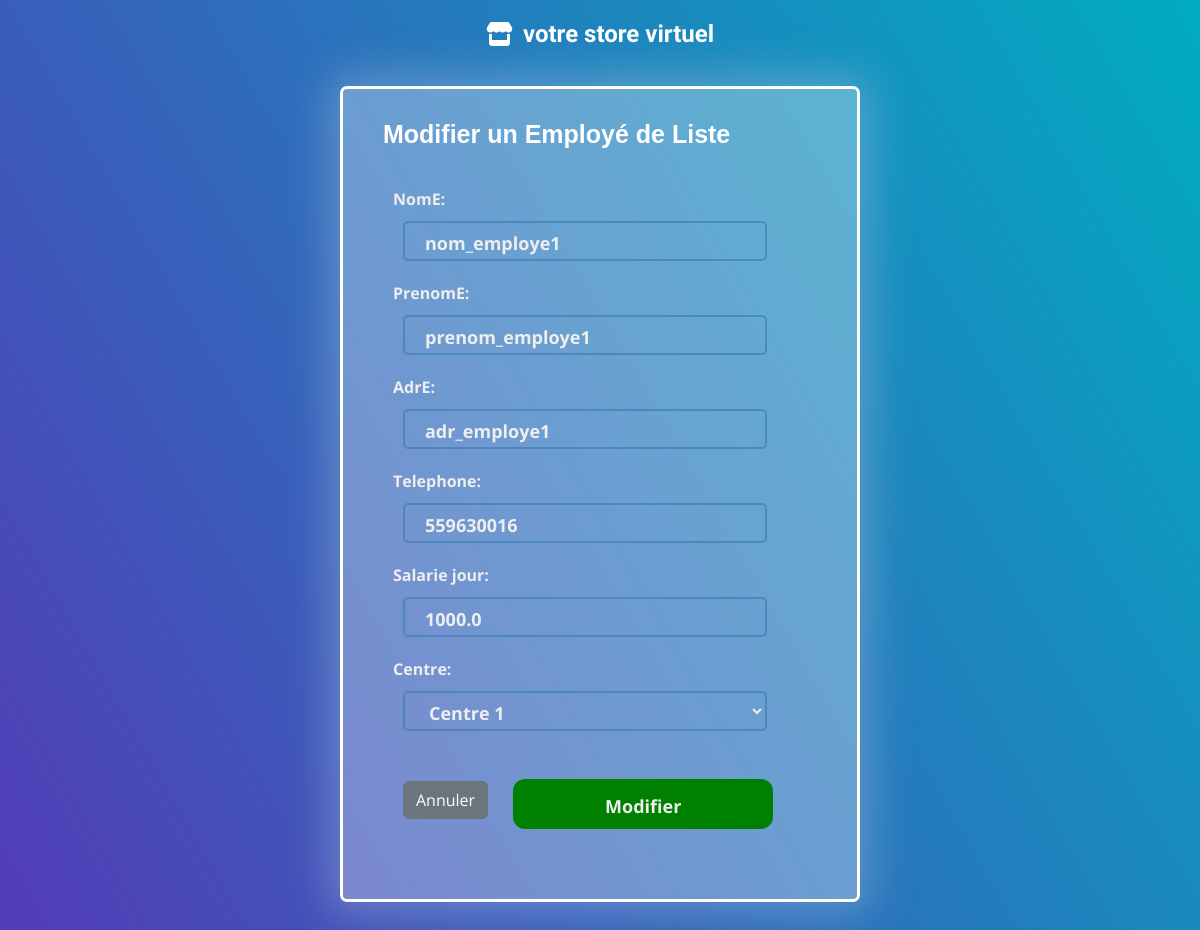
The app's page /modifier_employe/1/ with its own data.
### magasinier/models.py (models this page shows, shortened)
class Employe(models.Model):
    nomE = models.CharField(max_length=50)
    prenomE = models.CharField(max_length=50)
    adrE = models.CharField(max_length=50)
    telephone = models.BigIntegerField()
    Salarie_jour = models.FloatField(default=0)  # 'max_length' isn't needed for FloatField
    centre = models.ForeignKey(Centre, on_delete=models.CASCADE)

### magasinier/views.py (the view)
# urls.py: path('modifier_employe/<int:employe_id>/', views.modifier_employe, name='modifier_employe'),
def modifier_employe(request,employe_id):
    employe=Employe.objects.get(id=employe_id)
    if request.method=='POST':
        form =EmployeForm(request.POST, instance=employe)
        if form.is_valid():
            form.save()
            return redirect('liste_employé')
    else:
        form=EmployeForm(instance=employe)
        return render(request,'modifier_employe.html',{"form":form, "employe": employe})

### magasinier/forms.py
class EmployeForm(forms.ModelForm):
    class Meta:
        model = Employe
        exclude=['Salarie_mois']

### magasinier/models.py (called while the page is built)
    def __str__(self):
        return f"Centre {self.numC}"

### magasinier/templates/modifier_employe.html (shortened to what this page needs)
<!DOCTYPE html>
<html lang="en">
    {% load static %}
<head>
    <link rel="stylesheet" type="text/css" href="{% static 'css/bootstrap.min.css' %}">
    <link rel="stylesheet" type="text/css" href="{% static 'css/form.css' %}">
    <link href="{% static 'fontawesomefree/css/all.min.css' %}" rel="stylesheet" type="text/css">
</head>
<body class="p-3">
    <a href="{% url 'magazinier' %}" style="all: unset" class="title"><div class="logo"  onmouseover="this.style.backgroundColor='rgba(255, 255, 255, 0.39)';"onmouseout="this.style.backgroundColor='transparent'; " style=" position: absolute;
        top: 0;
        left: 50%;
        transform: translateX(-50%);
        cursor: pointer;
        text-wrap: nowrap;
        display: flex;
        align-items: center;
        justify-content: center;
        padding: 6px;
        font-family: 'Bubblegum Sans', sans-serif;
        color: rgb(255, 255, 255);
        font-size: 1.5rem;
        background-color: transparent;
        border-radius: 30px;
        transition: 0.8s;
        width: 20%;
        margin-top: 10px;"><i class="fa-solid fa-store" style="font-size: 1.5rem;color: white;
        margin-right: 10px;"></i>votre store virtuel</div></a>
    <div class="container">
    <h4>Modifier un Employé de Liste</h4>
<form method="POST">
{{ form.as_p}}
<a href=" {% url 'liste_employé' %}" class="btn btn-secondary" style="position: relative; top: 30px; left: 20px;">Annuler</a>
<input type="submit" value="Modifier" class="submit" style="
    background-color: green;
    border-radius: 12px;
    border: 2px solid green;
    box-sizing: border-box;
    color: #eee;
    cursor: pointer;
    font-size: 18px;
    height: 50px;
    margin-left: 130px;
    position: relative; bottom: 20px;
    outline: 0;
    text-align: center;
    width: 60%;
    transition: background-color 0.3s ease, color 0.3s ease, border-color 0.3s ease;
  ">
</form>
</div>
</body>
</html>

### magasinier/static/css/form.css (style rules this page uses)
* { margin: 0; padding: 0; color: #303245; font-family: 'Open Sans', sans-serif; font-weight: bold; }
body { align-items: center; background: linear-gradient(60deg, rgba(84, 58, 183, 1) 0%, rgba(0, 172, 193, 1) 100%); display: flex; justify-content: center; min-height: 100vh; margin: 0; }
form { background-color: transparent; border-radius: 20px; box-sizing: border-box; padding: 20px; }
.title { color: rgb(45, 102, 144); font-family: sans-serif; font-size: 36px; font-weight: 600; margin-top: 30px; display: block; }
h4 { color: rgb(255, 255, 255); font-family: sans-serif; font-size: 25px; font-weight: 600; margin-top: 10px; margin-left: 20px; }
input, select { background-color: transparent; border: 2px rgba(63, 130, 179, 0.725) solid; border-radius: 5px; box-sizing: border-box; color: #eee; font-size: 18px; height: 40px; outline: 0; padding: 4px 20px 0; width: calc(100% - 50px); margin: 10px; transition: background-color 0.3s ease; }
label { color: #eee; }
.submit { background-color: green; border-radius: 12px; border: 2px solid green; box-sizing: border-box; color: #eee; cursor: pointer; font-size: 18px; height: 50px; margin: 10px; outline: 0; text-align: center; width: calc(100% - 80px); transition: background-color 0.3s ease, color 0.3s ease, border-color 0.3s ease; }
p { color: #303245; margin: 10px; }
.container { background-color: #ffffff4e; border: #fff 3px solid; padding: 20px; border-radius: 7px; width: 100%; max-width: 520px; margin: 50px auto; margin-top: 70px; -webkit-box-shadow: 0px 0px 43px 11px rgba(176, 196, 222, 0.4); -moz-box-shadow: 0px 0px 43px 11px rgba(176, 196, 222, 0.4); box-shadow: 0px 0px 43px 11px rgba(176, 196, 222, 0.4); }

### records on screen
Employe: nomE "nom_employe1", prenomE "prenom_employe1", adrE "adr_employe1", telephone "559630016", Salarie_jour "1000.0", centre "Centre 1"
